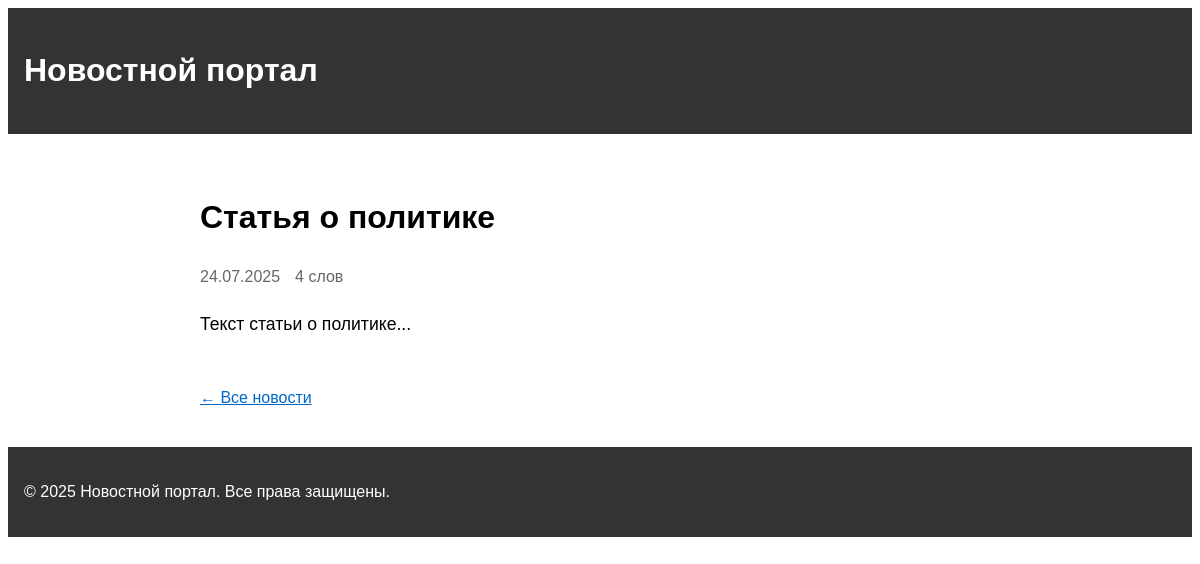
Screenshot of /news/2/ with the database file from the repository.
### news/models.py (models this page shows, shortened)
class Post(models.Model):
    ARTICLE = 'AR'
    NEWS = 'NW'
    POST_TYPES = [
        (ARTICLE, 'Статья'),
        (NEWS, 'Новость'),
    ]
    author = models.ForeignKey(Author, on_delete=models.CASCADE)
    post_type = models.CharField(max_length=2, choices=POST_TYPES)
    created_at = models.DateTimeField(auto_now_add=True)
    categories = models.ManyToManyField(Category, through='PostCategory')
    title = models.CharField(max_length=200)
    text = models.TextField()
    rating = models.IntegerField(default=0)

### news/views.py (the view)
# urls.py: path('<int:pk>/', NewsDetail.as_view(), name='news_detail'),
class NewsDetail(DetailView):
    model = Post
    template_name = 'news/news_detail.html'
    context_object_name = 'news'

### news/templatetags/custom_filters.py (called while the page is built)
@register.filter
def censor(value):
    forbidden_words = ['редиска', 'нехороший', 'плохой']  # Запрещённые слова
    if not isinstance(value, str):
        return value
    for word in forbidden_words:   # Заменяем все буквы, кроме первой, на *
        if word in value.lower():
            censored = word[0] + '*' * (len(word) - 1)
            value = value.replace(word, censored)
    return value

### news/templates/news/news_detail.html (shortened to what this page needs)
{% extends 'base.html' %}
{% load custom_filters %}
{% block content %}
<div class="news-detail">
    <h1>{{ news.title|censor }}</h1>
    <div class="meta">
        <span class="date">{{ news.created_at|date:"d.m.Y" }}</span>
        <span class="word-count">{{ news.text|wordcount }} слов</span>
    </div>
    <div class="content">
        {{ news.text|censor|linebreaks }}
    </div>
    <a href="{% url 'news_list' %}" class="back-link">← Все новости</a>
</div>
{% endblock %}

### templates/base.html (style rules this page uses)
body { font-family: Arial, sans-serif; line-height: 1.6; }

### news/templates/news/news_detail.html (style rules this page uses)
.news-detail { max-width: 800px; margin: 0 auto; padding: 20px; }
.meta { color: #666; margin: 10px 0 20px; display: flex; gap: 15px; }
.content { line-height: 1.6; font-size: 1.1em; }
.back-link { display: inline-block; margin-top: 30px; color: #06c; }

### rows the page displays
Post: title|censor "Статья о политике", created_at "24.07.2025", text "4", text|censor "Текст статьи о политике..."
